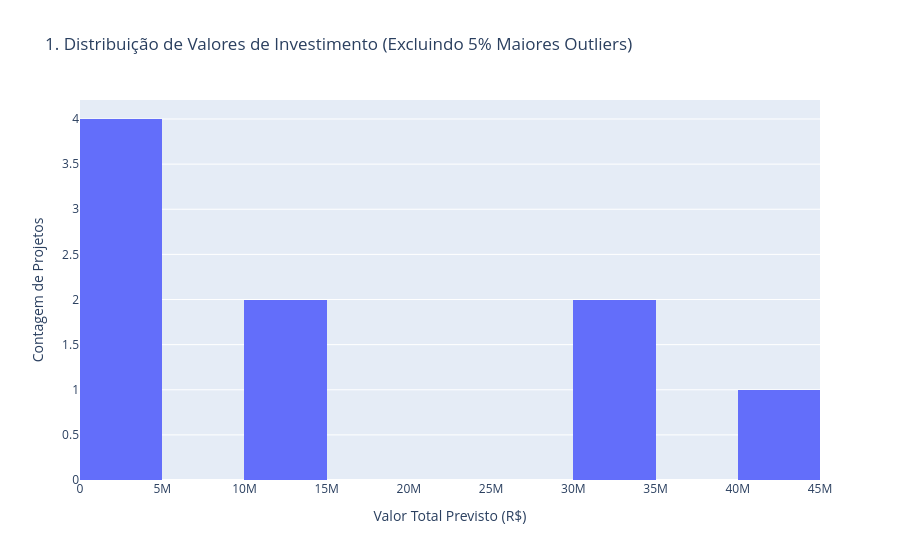

Notebook code cell kept with this figure:
### Markdown cell above
## 7. Visualizações

### 7.1 - Distribuição de Valores

Objetivo: Visualizar a distribuição do valor_total_previsto, identificando a concentração de projetos.

### Code cell
import plotly.express as px
import os

# Garantir que o diretório de visualizações exista
os.makedirs("visualizacoes", exist_ok=True)

# Excluir outliers (95% dos dados) para melhor visualização
q_high = df_clean['valor_total_previsto'].quantile(0.95)
df_filtered = df_clean[df_clean['valor_total_previsto'] <= q_high]

fig = px.histogram(df_filtered, x='valor_total_previsto',
                   title='1. Distribuição de Valores de Investimento (Excluindo 5% Maiores Outliers)',
                   labels={'valor_total_previsto': 'Valor Previsto (R$)'},
                   nbins=20) # Aumentar o número de bins para melhor detalhe

fig.update_layout(xaxis_title="Valor Total Previsto (R$)", yaxis_title="Contagem de Projetos")
fig.write_image("visualizacoes/01_distribuicao_valores.png")
fig.show()

### Figure 1 — Plotly figure (JSON) as saved in the notebook; plotly's stock layout.template omitted (floating-point values rounded to 4 significant figures)
{"data": [{"bingroup": "x", "hovertemplate": "Valor Previsto (R$)=%{x}<br>count=%{y}<extra></extra>", "legendgroup": "", "marker": {"color": "#636efa", "pattern": {"shape": ""}}, "name": "", "nbinsx": 20, "orientation": "v", "showlegend": false, "type": "histogram", "x": [44460000.0, 12320000.0, 1177000.0, 10800000.0, 928100.0, 30000000.0, 30000000.0, 700000.0, 3300000.0], "xaxis": "x", "yaxis": "y"}], "layout": {"barmode": "relative", "legend": {"tracegroupgap": 0}, "title": {"text": "1. Distribuição de Valores de Investimento (Excluindo 5% Maiores Outliers)"}, "xaxis": {"anchor": "y", "domain": [0, 1], "title": {"text": "Valor Total Previsto (R$)"}}, "yaxis": {"anchor": "x", "domain": [0, 1], "title": {"text": "Contagem de Projetos"}}}}
